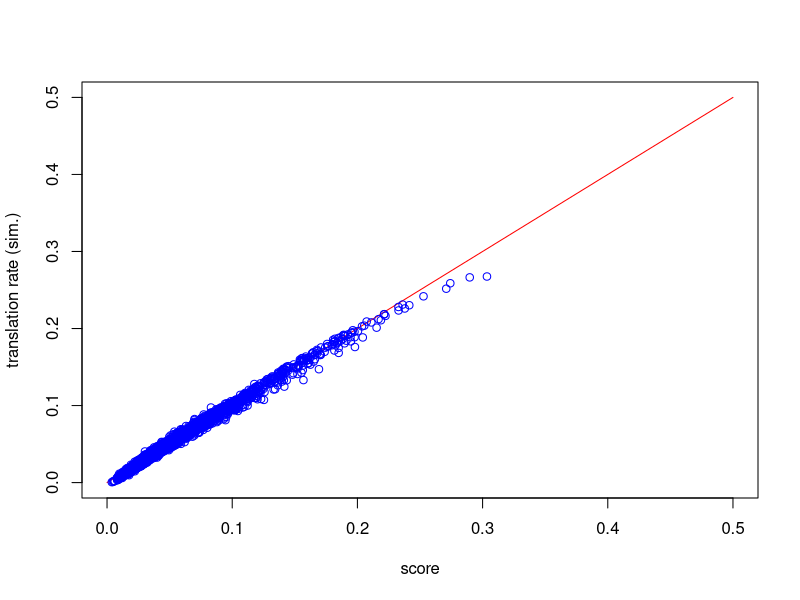
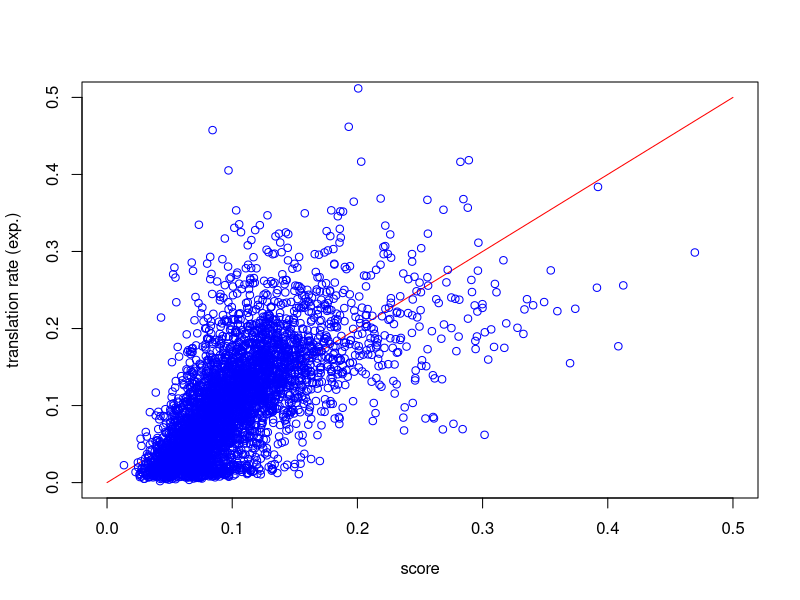

Here is the R script that generated these plots, in order:
## ---- chunk 1
# prepare data frame
setwd("~/git/TRSL/parameters")
# load data from csv
data = read.csv("regression_data.csv", sep=",")
# rename columns
colnames(data) = c("X", "gene", "translation.rate.exp", "translation.rate.sim", "transcript.abundance", "initiation.rate", "ORF.length", "CAI")
## ---- chunk 2
model.unnorm.sim = lm(data$translation.rate.sim ~ data$initiation.rate + data$CAI)
summary(model.unnorm.sim)
## ---- chunk 3
model.unnorm.exp = lm(data$translation.rate.exp ~ data$initiation.rate + data$CAI)
summary(model.unnorm.exp)
## ---- chunk 4
IR_norm = scale(data$initiation.rate)
CAI_norm = scale(data$CAI)
## ---- chunk 5
model.sim = lm(data$translation.rate.sim ~ IR_norm + CAI_norm)
summary(model.sim)
## ---- chunk 6
model.exp = lm(data$translation.rate.exp ~ IR_norm + CAI_norm)
summary(model.exp)
## ---- chunk 7
factors_norm = cbind(IR_norm, CAI_norm, data$translation.rate.sim, data$translation.rate.exp)[complete.cases(cbind(IR_norm, CAI_norm)),]
# add vector of ones for score calculation
factors_norm = cbind(rep(1, nrow(factors_norm)), factors_norm)
colnames(factors_norm) = c('const', 'IR_norm', 'CAI_norm', 'translation.rate.sim', 'translation.rate.exp')
## ---- chunk 8
scores.sim = factors_norm[, c('const', 'IR_norm', 'CAI_norm')] %*% model.sim$coefficients
plot.new()
curve(x^1, from=0, to=0.5, col="red", xlab="score", ylab="translation rate (sim.)")
points(scores.sim, factors_norm[, "translation.rate.sim"], ylim=c(0,50), main="", pch=1, col='blue')
## ---- chunk 9
scores.exp = factors_norm[, c('const', 'IR_norm', 'CAI_norm')] %*% model.exp$coefficients
plot.new()
curve(x^1, from=0, to=0.5, col="red", xlab="score", ylab="translation rate (exp.)")
points(scores.exp, factors_norm[, "translation.rate.exp"], ylim=c(0,50), main="", pch=1, col='blue')
